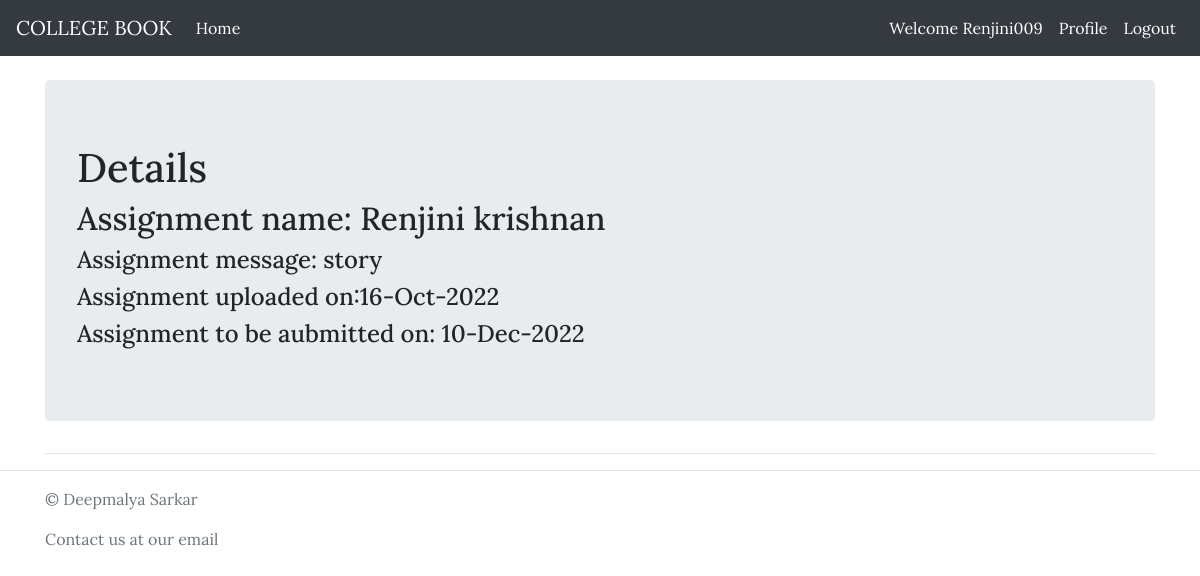
/assignment/assignment_details/7/ (signed in), run on the app's committed database.
### assignment/models.py (models this page shows, shortened)
class Assignment(models.Model):
    name=models.CharField(max_length=255)
    message=models.CharField(max_length=500)
    uploader=models.ForeignKey(User,on_delete=models.CASCADE)
    classroom=models.ForeignKey(Classroom,on_delete=models.CASCADE)
    file=models.FileField(upload_to='assignment',blank=False)
    date_uploaded=models.DateTimeField(default=timezone.now)
    date_submission=models.DateField()

### assignment/views.py (the view)
# urls.py: path('assignment_details/<int:pk>/',views.assignment_details,name='assignment_details'),
@login_required
def assignment_details(request,pk):
    assignment=Assignment.objects.get(id=pk)
    submit_1=Submission.objects.filter(assignment=assignment)
    submit_2=Submission.objects.filter(assignment=assignment,student=request.user).first()
    context={'assignment':assignment,'submit_1':submit_1,'submit_2':submit_2}
    return render(request,'assignment/assignment_detail.html',context)

### assignment/templates/assignment/assignment_detail.html (shortened to what this page needs)
{% extends 'ams/base.html' %}
{% block content %}
<div class="jumbotron">
    <h1>Details</h1>
    <h2>Assignment name: {{assignment.name}}</h2>
    <h4>Assignment message: {{assignment.message}}</h4>
    <h4>Assignment uploaded on:{{assignment.date_uploaded|date:"d-M-Y"}} </h4>
    <h4>Assignment to be aubmitted on: {{assignment.date_submission|date:"d-M-Y"}}</h4>
    </div>
    <hr>
{% endblock %}

### templates/ams/base.html (shortened to what this page needs)
<!doctype html>
{% load crispy_forms_tags %}
{% load static %}
<html lang="en">
  <head>
    <link rel="stylesheet" href="https://stackpath.bootstrapcdn.com/bootstrap/4.4.1/css/bootstrap.min.css">
    <link rel="stylesheet" href="{% static 'ams/css/main.css' %}">
  </head>
  <body>
    <nav class="navbar navbar-expand-lg navbar navbar-dark bg-dark">
		<a class="navbar-brand" href="{% url 'index' %}">COLLEGE BOOK</a>
		<div class="collapse navbar-collapse" id="navbarSupportedContent">
        {% if user.is_authenticated %}
        <div class="navbar-nav mr-auto">
          {% if user.profile.designation == 'TEACHER' %}
          <a class="nav-item nav-link active" href="{% url 'group:teacher_dashboard' %}">Home</a>
          {% endif %}
        </div>
        <div class="navbar-nav ml-auto">
            <a class="nav-item nav-link active" href="#">Welcome {{user.username}}</a>
            <a class="nav-item nav-link active" href="{% url 'update' %}">Profile</a>
            <a class="nav-item nav-link active" href="{% url 'logout' %}">Logout</a>
        </div>
        {% else %}
        <div class="navbar-nav ml-auto">
            <a class="nav-item nav-link active btn btn-success" data-toggle="modal" data-target="#signupModal" href="#">Sign Up</a>
            &nbsp;<a class="nav-item nav-link active btn btn-success" data-toggle="modal" data-target="#loginModal" href="#">Log In</a>
        </div>
        {% endif %}
  </div>
  </nav>
  <div class="container">
    <br>
    {% block content %}{% endblock content %}
  </div>
  <footer class="text-muted">
    <hr>
    <div class="container">
      <p>&copy; Deepmalya Sarkar</p>
      <p>Contact us at our email</p>
    </div>
    </footer>
  </body>
</html>

### static/ams/css/main.css (style rules this page uses)
body { font-family: 'Lora', serif; }

### data on the page
Assignment: name "Renjini krishnan", message "story", date_uploaded "16-Oct-2022", date_submission "10-Dec-2022"

### other printed values
{{ user.username }} "Renjini009"
